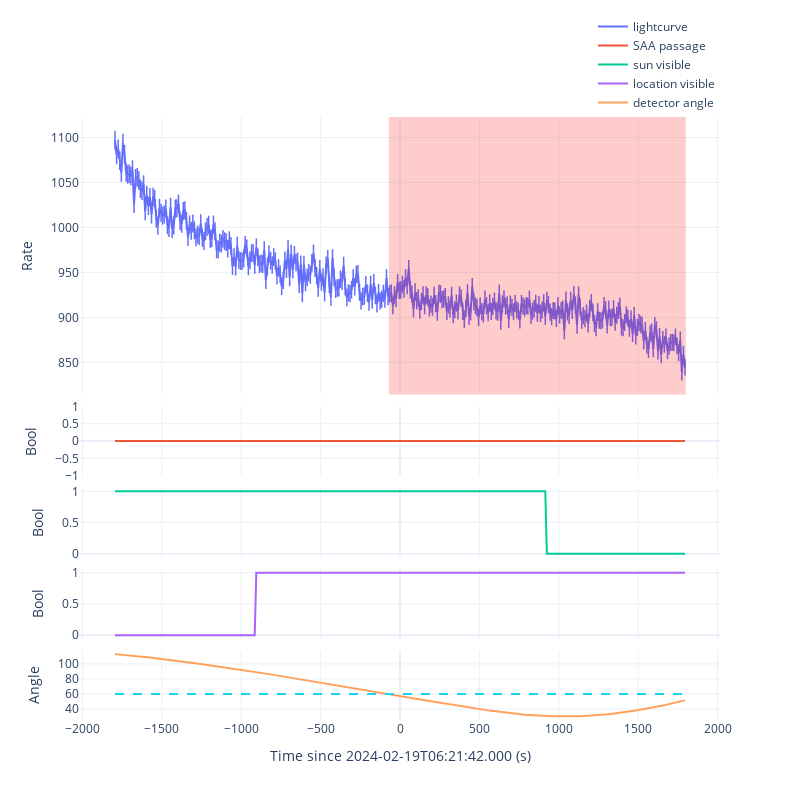
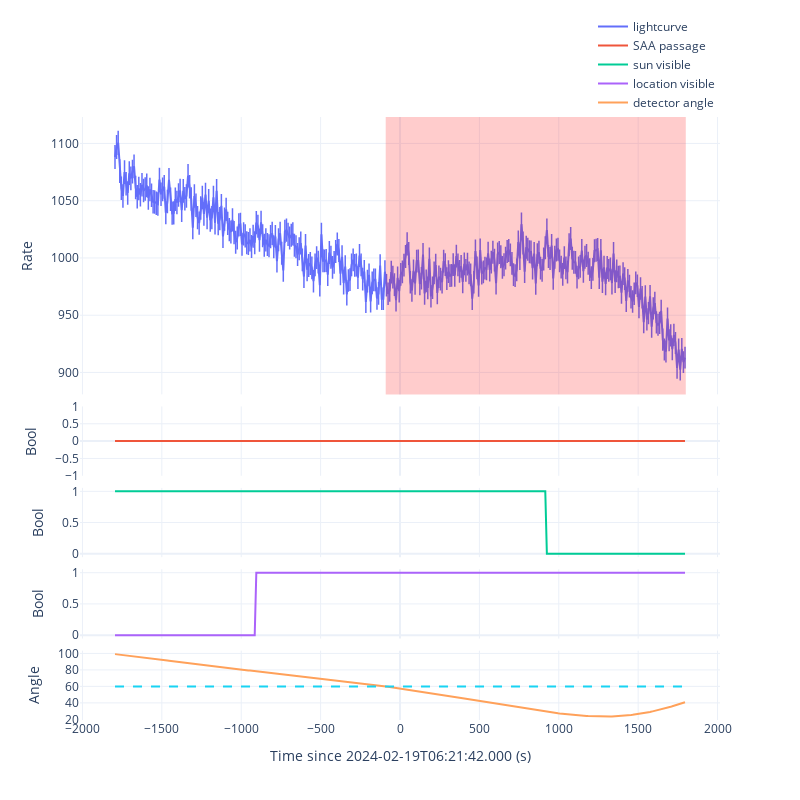
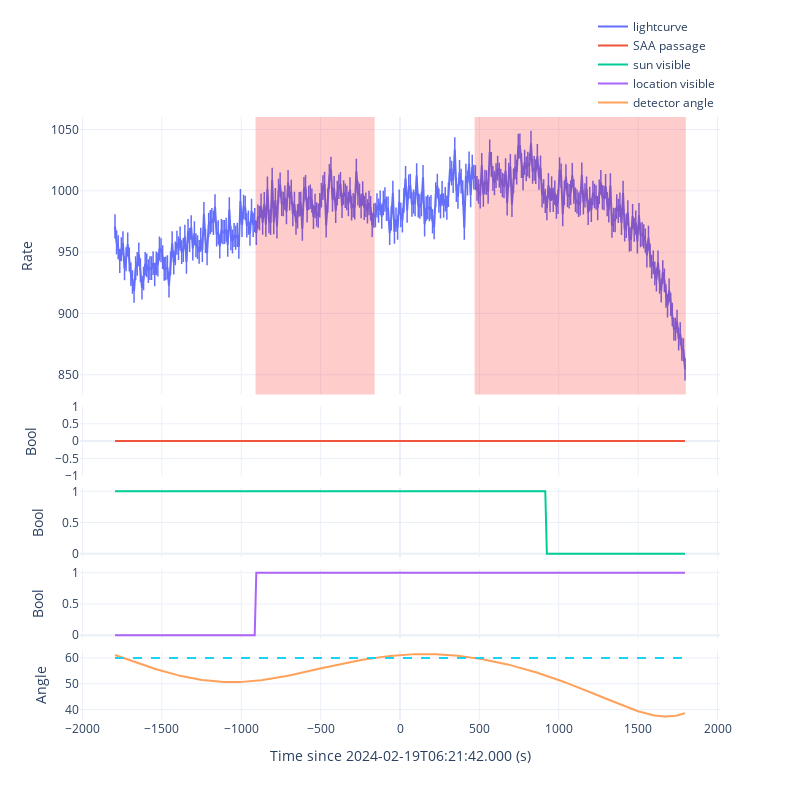
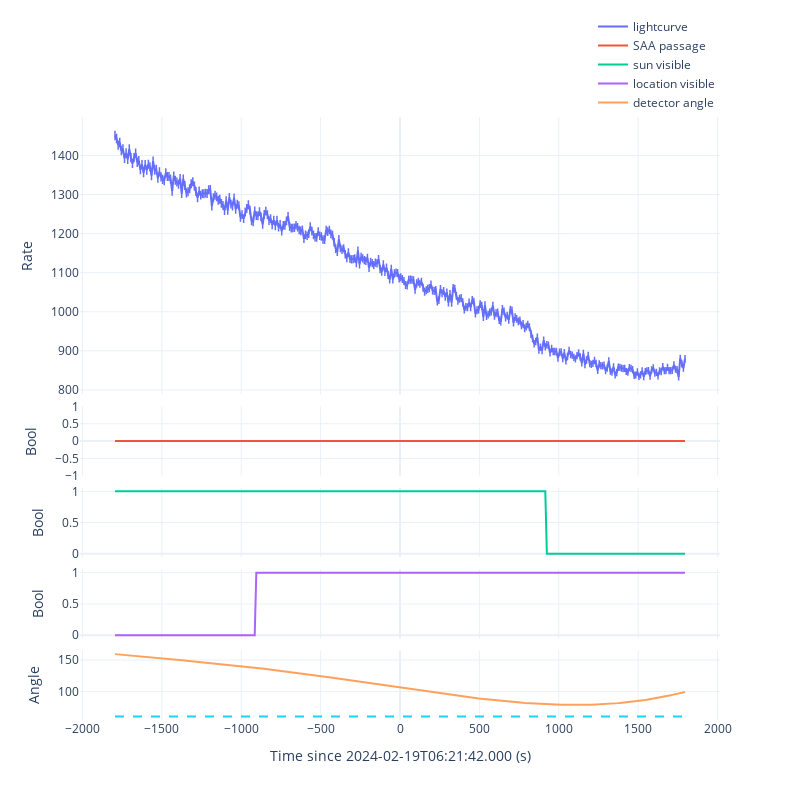

The notebook cell saved with these charts, in order:
### Code cell
gbm_geo = gbmGeometry(file=gbm_rtv.rtv_res['poshist'])

for det in ['n0', 'n1', 'n2', 'n3', 'n4', 'n5', 'n6', 'n7', 'n8', 'n9', 'na', 'nb']:
    gbm_tte = gbmTTE(gbm_rtv.rtv_res['tte'][det])
    gbm_tte.timezero = fermi_met
    gbm_tte.filter_time([-1800, 1800])
    if det[0] == 'n': 
        gbm_tte.filter_energy([8, 900])
    else: 
        gbm_tte.filter_energy([300, 38000])
    gbm_tte.lc_binsize = 10

    gbm_saa = gbm_geo.saa_passage(met=gbm_tte.lc_time+gbm_tte.timezero)
    gbm_sun = gbm_geo.sun_visible(met=gbm_tte.lc_time+gbm_tte.timezero)
    gbm_loc = gbm_geo.location_visible(ra=80.016, dec=25.541, met=gbm_tte.lc_time+gbm_tte.timezero)
    gbm_ang = gbm_geo.detector_angle(ra=80.016, dec=25.541, det=det, met=gbm_tte.lc_time+gbm_tte.timezero)
    
    roi_list = []
    for i in range(len(gbm_tte.lc_time)):
        if not gbm_saa[i] and gbm_loc[i] and gbm_ang[i] < 60:
            roi_list.append(gbm_tte.lc_bin_list[i])
    roi_list = union(roi_list)
    
    print(msg_format(f'extract light curve for {det}'))
    
    fig = make_subplots(
        rows=5, cols=1,
        row_heights=[0.8, 0.2, 0.2, 0.2, 0.2], 
        shared_xaxes=True,
        horizontal_spacing=0,
        vertical_spacing=0.02)
    
    lc = go.Scatter(x=gbm_tte.lc_time, 
                    y=gbm_tte.lc_src_rate, 
                    mode='lines+markers', 
                    name='lightcurve', 
                    showlegend=True, 
                    error_y=dict(
                        type='data',
                        array=gbm_tte.lc_src_rate_err,
                        thickness=1.5,
                        width=0), 
                    marker=dict(symbol='cross-thin', size=0))
    fig.add_trace(lc, row=1, col=1)
    
    for roi in roi_list:
        fig.add_vrect(x0=roi[0], x1=roi[1], fillcolor='red', opacity=0.3, line_width=0, row=1, col=1)
    
    saa = go.Scatter(x=gbm_tte.lc_time, 
                     y=gbm_saa.astype(int), 
                     mode='lines', 
                     name='SAA passage', 
                     showlegend=True)
    fig.add_trace(saa, row=2, col=1)
    
    sun = go.Scatter(x=gbm_tte.lc_time, 
                     y=gbm_sun.astype(int), 
                     mode='lines', 
                     name='sun visible', 
                     showlegend=True)
    fig.add_trace(sun, row=3, col=1)
    
    loc = go.Scatter(x=gbm_tte.lc_time, 
                     y=gbm_loc.astype(int), 
                     mode='lines', 
                     name='location visible', 
                     showlegend=True)
    fig.add_trace(loc, row=4, col=1)
    
    ang = go.Scatter(x=gbm_tte.lc_time, 
                     y=gbm_ang, 
                     mode='lines', 
                     name='detector angle', 
                     showlegend=True)
    a60 = go.Scatter(x=gbm_tte.lc_time, 
                     y=[60]*len(gbm_tte.lc_time), 
                     mode='lines', 
                     showlegend=False, 
                     line=dict(width=2, dash='dash'))
    fig.add_trace(ang, row=5, col=1)
    fig.add_trace(a60, row=5, col=1)
    
    fig.update_xaxes(title_text=f'Time since {gbm_tte.timezero_utc} (s)', row=5, col=1)
    fig.update_yaxes(title_text=f'Rate', row=1, col=1)
    fig.update_yaxes(title_text=f'Bool', row=2, col=1)
    fig.update_yaxes(title_text=f'Bool', row=3, col=1)
    fig.update_yaxes(title_text=f'Bool', row=4, col=1)
    fig.update_yaxes(title_text=f'Angle', row=5, col=1)
    fig.update_layout(template='plotly_white', height=800, width=800)
    fig.update_layout(legend=dict(x=1, y=1, xanchor='right', yanchor='bottom'))
    
    fig.show()

### Figure 1 — Plotly figure (JSON) as saved in the notebook; plotly's stock layout.template omitted (floating-point values rounded to 4 significant figures; data arrays with more than 128 entries replaced by an {"elided": "..."} marker saying what was removed)
{"data": [{"error_y": {"array": {"elided": "360 float values"}, "thickness": 1.5, "type": "data", "width": 0}, "marker": {"size": 0, "symbol": "cross-thin"}, "mode": "lines+markers", "name": "lightcurve", "showlegend": true, "type": "scatter", "x": {"elided": "360 int values"}, "xaxis": "x", "y": {"elided": "360 float values"}, "yaxis": "y"}, {"mode": "lines", "name": "SAA passage", "showlegend": true, "type": "scatter", "x": {"elided": "360 int values"}, "xaxis": "x2", "y": {"elided": "360 int values"}, "yaxis": "y2"}, {"mode": "lines", "name": "sun visible", "showlegend": true, "type": "scatter", "x": {"elided": "360 int values"}, "xaxis": "x3", "y": {"elided": "360 int values"}, "yaxis": "y3"}, {"mode": "lines", "name": "location visible", "showlegend": true, "type": "scatter", "x": {"elided": "360 int values"}, "xaxis": "x4", "y": {"elided": "360 int values"}, "yaxis": "y4"}, {"mode": "lines", "name": "detector angle", "showlegend": true, "type": "scatter", "x": {"elided": "360 int values"}, "xaxis": "x5", "y": {"elided": "360 float values"}, "yaxis": "y5"}, {"line": {"dash": "dash", "width": 2}, "mode": "lines", "showlegend": false, "type": "scatter", "x": {"elided": "360 int values"}, "xaxis": "x5", "y": {"elided": "360 int values"}, "yaxis": "y5"}], "layout": {"height": 800, "legend": {"x": 1, "xanchor": "right", "y": 1, "yanchor": "bottom"}, "shapes": [{"fillcolor": "red", "line": {"width": 0}, "opacity": 0.2, "type": "rect", "x0": -70, "x1": 1800, "xref": "x", "y0": 0, "y1": 1, "yref": "y domain"}], "width": 800, "xaxis": {"anchor": "y", "domain": [0, 1], "matches": "x5", "showticklabels": false}, "xaxis2": {"anchor": "y2", "domain": [0, 1], "matches": "x5", "showticklabels": false}, "xaxis3": {"anchor": "y3", "domain": [0, 1], "matches": "x5", "showticklabels": false}, "xaxis4": {"anchor": "y4", "domain": [0, 1], "matches": "x5", "showticklabels": false}, "xaxis5": {"anchor": "y5", "domain": [0, 1], "title": {"text": "Time since 2024-02-19T06:21:42.000 (s)"}}, "yaxis": {"anchor": "x", "domain": [0.54, 1], "title": {"text": "Rate"}}, "yaxis2": {"anchor": "x2", "domain": [0.405, 0.52], "title": {"text": "Bool"}}, "yaxis3": {"anchor": "x3", "domain": [0.27, 0.385], "title": {"text": "Bool"}}, "yaxis4": {"anchor": "x4", "domain": [0.135, 0.25], "title": {"text": "Bool"}}, "yaxis5": {"anchor": "x5", "domain": [0, 0.115], "title": {"text": "Angle"}}}}

### Figure 2 — Plotly figure (JSON) as saved in the notebook; plotly's stock layout.template omitted (floating-point values rounded to 4 significant figures; data arrays with more than 128 entries replaced by an {"elided": "..."} marker saying what was removed)
{"data": [{"error_y": {"array": {"elided": "360 float values"}, "thickness": 1.5, "type": "data", "width": 0}, "marker": {"size": 0, "symbol": "cross-thin"}, "mode": "lines+markers", "name": "lightcurve", "showlegend": true, "type": "scatter", "x": {"elided": "360 int values"}, "xaxis": "x", "y": {"elided": "360 float values"}, "yaxis": "y"}, {"mode": "lines", "name": "SAA passage", "showlegend": true, "type": "scatter", "x": {"elided": "360 int values"}, "xaxis": "x2", "y": {"elided": "360 int values"}, "yaxis": "y2"}, {"mode": "lines", "name": "sun visible", "showlegend": true, "type": "scatter", "x": {"elided": "360 int values"}, "xaxis": "x3", "y": {"elided": "360 int values"}, "yaxis": "y3"}, {"mode": "lines", "name": "location visible", "showlegend": true, "type": "scatter", "x": {"elided": "360 int values"}, "xaxis": "x4", "y": {"elided": "360 int values"}, "yaxis": "y4"}, {"mode": "lines", "name": "detector angle", "showlegend": true, "type": "scatter", "x": {"elided": "360 int values"}, "xaxis": "x5", "y": {"elided": "360 float values"}, "yaxis": "y5"}, {"line": {"dash": "dash", "width": 2}, "mode": "lines", "showlegend": false, "type": "scatter", "x": {"elided": "360 int values"}, "xaxis": "x5", "y": {"elided": "360 int values"}, "yaxis": "y5"}], "layout": {"height": 800, "legend": {"x": 1, "xanchor": "right", "y": 1, "yanchor": "bottom"}, "shapes": [{"fillcolor": "red", "line": {"width": 0}, "opacity": 0.2, "type": "rect", "x0": -90, "x1": 1800, "xref": "x", "y0": 0, "y1": 1, "yref": "y domain"}], "width": 800, "xaxis": {"anchor": "y", "domain": [0, 1], "matches": "x5", "showticklabels": false}, "xaxis2": {"anchor": "y2", "domain": [0, 1], "matches": "x5", "showticklabels": false}, "xaxis3": {"anchor": "y3", "domain": [0, 1], "matches": "x5", "showticklabels": false}, "xaxis4": {"anchor": "y4", "domain": [0, 1], "matches": "x5", "showticklabels": false}, "xaxis5": {"anchor": "y5", "domain": [0, 1], "title": {"text": "Time since 2024-02-19T06:21:42.000 (s)"}}, "yaxis": {"anchor": "x", "domain": [0.54, 1], "title": {"text": "Rate"}}, "yaxis2": {"anchor": "x2", "domain": [0.405, 0.52], "title": {"text": "Bool"}}, "yaxis3": {"anchor": "x3", "domain": [0.27, 0.385], "title": {"text": "Bool"}}, "yaxis4": {"anchor": "x4", "domain": [0.135, 0.25], "title": {"text": "Bool"}}, "yaxis5": {"anchor": "x5", "domain": [0, 0.115], "title": {"text": "Angle"}}}}

### Figure 3 — Plotly figure (JSON) as saved in the notebook; plotly's stock layout.template omitted (floating-point values rounded to 4 significant figures; data arrays with more than 128 entries replaced by an {"elided": "..."} marker saying what was removed)
{"data": [{"error_y": {"array": {"elided": "360 float values"}, "thickness": 1.5, "type": "data", "width": 0}, "marker": {"size": 0, "symbol": "cross-thin"}, "mode": "lines+markers", "name": "lightcurve", "showlegend": true, "type": "scatter", "x": {"elided": "360 int values"}, "xaxis": "x", "y": {"elided": "360 float values"}, "yaxis": "y"}, {"mode": "lines", "name": "SAA passage", "showlegend": true, "type": "scatter", "x": {"elided": "360 int values"}, "xaxis": "x2", "y": {"elided": "360 int values"}, "yaxis": "y2"}, {"mode": "lines", "name": "sun visible", "showlegend": true, "type": "scatter", "x": {"elided": "360 int values"}, "xaxis": "x3", "y": {"elided": "360 int values"}, "yaxis": "y3"}, {"mode": "lines", "name": "location visible", "showlegend": true, "type": "scatter", "x": {"elided": "360 int values"}, "xaxis": "x4", "y": {"elided": "360 int values"}, "yaxis": "y4"}, {"mode": "lines", "name": "detector angle", "showlegend": true, "type": "scatter", "x": {"elided": "360 int values"}, "xaxis": "x5", "y": {"elided": "360 float values"}, "yaxis": "y5"}, {"line": {"dash": "dash", "width": 2}, "mode": "lines", "showlegend": false, "type": "scatter", "x": {"elided": "360 int values"}, "xaxis": "x5", "y": {"elided": "360 int values"}, "yaxis": "y5"}], "layout": {"height": 800, "legend": {"x": 1, "xanchor": "right", "y": 1, "yanchor": "bottom"}, "shapes": [{"fillcolor": "red", "line": {"width": 0}, "opacity": 0.2, "type": "rect", "x0": -910, "x1": -160, "xref": "x", "y0": 0, "y1": 1, "yref": "y domain"}, {"fillcolor": "red", "line": {"width": 0}, "opacity": 0.2, "type": "rect", "x0": 470, "x1": 1800, "xref": "x", "y0": 0, "y1": 1, "yref": "y domain"}], "width": 800, "xaxis": {"anchor": "y", "domain": [0, 1], "matches": "x5", "showticklabels": false}, "xaxis2": {"anchor": "y2", "domain": [0, 1], "matches": "x5", "showticklabels": false}, "xaxis3": {"anchor": "y3", "domain": [0, 1], "matches": "x5", "showticklabels": false}, "xaxis4": {"anchor": "y4", "domain": [0, 1], "matches": "x5", "showticklabels": false}, "xaxis5": {"anchor": "y5", "domain": [0, 1], "title": {"text": "Time since 2024-02-19T06:21:42.000 (s)"}}, "yaxis": {"anchor": "x", "domain": [0.54, 1], "title": {"text": "Rate"}}, "yaxis2": {"anchor": "x2", "domain": [0.405, 0.52], "title": {"text": "Bool"}}, "yaxis3": {"anchor": "x3", "domain": [0.27, 0.385], "title": {"text": "Bool"}}, "yaxis4": {"anchor": "x4", "domain": [0.135, 0.25], "title": {"text": "Bool"}}, "yaxis5": {"anchor": "x5", "domain": [0, 0.115], "title": {"text": "Angle"}}}}

### Figure 4 — Plotly figure (JSON) as saved in the notebook; plotly's stock layout.template omitted (floating-point values rounded to 4 significant figures; data arrays with more than 128 entries replaced by an {"elided": "..."} marker saying what was removed)
{"data": [{"error_y": {"array": {"elided": "360 float values"}, "thickness": 1.5, "type": "data", "width": 0}, "marker": {"size": 0, "symbol": "cross-thin"}, "mode": "lines+markers", "name": "lightcurve", "showlegend": true, "type": "scatter", "x": {"elided": "360 int values"}, "xaxis": "x", "y": {"elided": "360 float values"}, "yaxis": "y"}, {"mode": "lines", "name": "SAA passage", "showlegend": true, "type": "scatter", "x": {"elided": "360 int values"}, "xaxis": "x2", "y": {"elided": "360 int values"}, "yaxis": "y2"}, {"mode": "lines", "name": "sun visible", "showlegend": true, "type": "scatter", "x": {"elided": "360 int values"}, "xaxis": "x3", "y": {"elided": "360 int values"}, "yaxis": "y3"}, {"mode": "lines", "name": "location visible", "showlegend": true, "type": "scatter", "x": {"elided": "360 int values"}, "xaxis": "x4", "y": {"elided": "360 int values"}, "yaxis": "y4"}, {"mode": "lines", "name": "detector angle", "showlegend": true, "type": "scatter", "x": {"elided": "360 int values"}, "xaxis": "x5", "y": {"elided": "360 float values"}, "yaxis": "y5"}, {"line": {"dash": "dash", "width": 2}, "mode": "lines", "showlegend": false, "type": "scatter", "x": {"elided": "360 int values"}, "xaxis": "x5", "y": {"elided": "360 int values"}, "yaxis": "y5"}], "layout": {"height": 800, "legend": {"x": 1, "xanchor": "right", "y": 1, "yanchor": "bottom"}, "width": 800, "xaxis": {"anchor": "y", "domain": [0, 1], "matches": "x5", "showticklabels": false}, "xaxis2": {"anchor": "y2", "domain": [0, 1], "matches": "x5", "showticklabels": false}, "xaxis3": {"anchor": "y3", "domain": [0, 1], "matches": "x5", "showticklabels": false}, "xaxis4": {"anchor": "y4", "domain": [0, 1], "matches": "x5", "showticklabels": false}, "xaxis5": {"anchor": "y5", "domain": [0, 1], "title": {"text": "Time since 2024-02-19T06:21:42.000 (s)"}}, "yaxis": {"anchor": "x", "domain": [0.54, 1], "title": {"text": "Rate"}}, "yaxis2": {"anchor": "x2", "domain": [0.405, 0.52], "title": {"text": "Bool"}}, "yaxis3": {"anchor": "x3", "domain": [0.27, 0.385], "title": {"text": "Bool"}}, "yaxis4": {"anchor": "x4", "domain": [0.135, 0.25], "title": {"text": "Bool"}}, "yaxis5": {"anchor": "x5", "domain": [0, 0.115], "title": {"text": "Angle"}}}}
